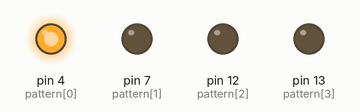
A sketch run on a simulated Arduino Uno, built with avr-gcc and run on an emulated ATmega328P. On the bench: output pins drawn as LEDs (lit = HIGH).

Above: at 0.02 s.
At 0.32 s:
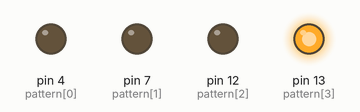
At 0.7 s:
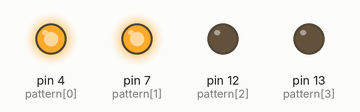
At 1.12 s:
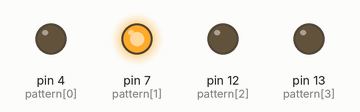
At 1.6 s:
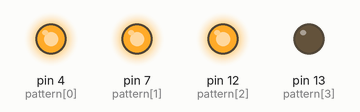
At 2.42 s:
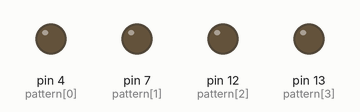
Timing chart, 0 to 3.0 s (numbered marks = the images above):
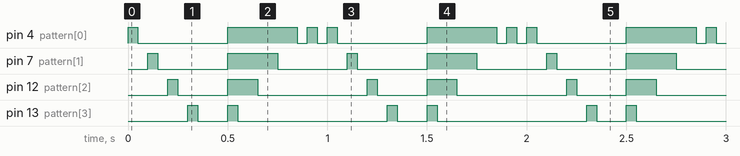

The sketch:

led-light-show.ino.ino
```cpp
void setup() {
  //set up a pin for each "note" of twinkle twinkle little star
  pinMode(4, OUTPUT); //first note "twinkle"
  pinMode(7, OUTPUT); //second note "twinkle"
  pinMode(12, OUTPUT); //third note "little"
  pinMode(13, OUTPUT); //fourth note "star"
}

void loop() {

  //let's set up an array for our pattern
  //which pins (which LEDs) to turn on in sequence
  int pattern[] = {4, 7, 12, 13};

  //loop through the ENTIRE pattern
  for (int count = 0; count < 5; count++) {
    //pattern[count] gives me the note in the
    //pattern that I've counted up to by now
    digitalWrite(pattern[count], HIGH); //turn this light on
    delay(50);
    digitalWrite(pattern[count], LOW); //turn this light off
    delay(50);
  }

digitalWrite(4, HIGH);   // turn the LED on (HIGH is the voltage level)
digitalWrite(7, HIGH);
digitalWrite(12, HIGH);
digitalWrite(13, HIGH);

  int pattern2[] = {13, 12, 7, 4};

  //loop through the ENTIRE pattern
  for (int count = 0; count < 5; count++) {
    //pattern[count] gives me the note in the
    //pattern that I've counted up to by now
    digitalWrite(pattern2[count], HIGH); //turn this light on
    delay(50);
    digitalWrite(pattern2[count], LOW); //turn this light off
    delay(50);
  }
}
```

Measured:
- by itself, pin 4 (pattern[0]): repeats every 1.0 s: LOW 0.45 s, HIGH 0.35 s, 2 × (LOW 0.05 s, HIGH 0.05 s)
- by itself, pin 7 (pattern[1]): repeats every 1.0 s: LOW 0.35 s, HIGH 0.25 s, LOW 0.35 s, HIGH 0.05 s
- by itself, pin 12 (pattern[2]): repeats every 1.0 s: LOW 0.25 s, HIGH 0.15 s, LOW 0.55 s, HIGH 0.05 s
- by itself, pin 13 (pattern[3]): repeats every 1.0 s: LOW 0.15 s, HIGH 0.05 s, LOW 0.75 s, HIGH 0.05 s
